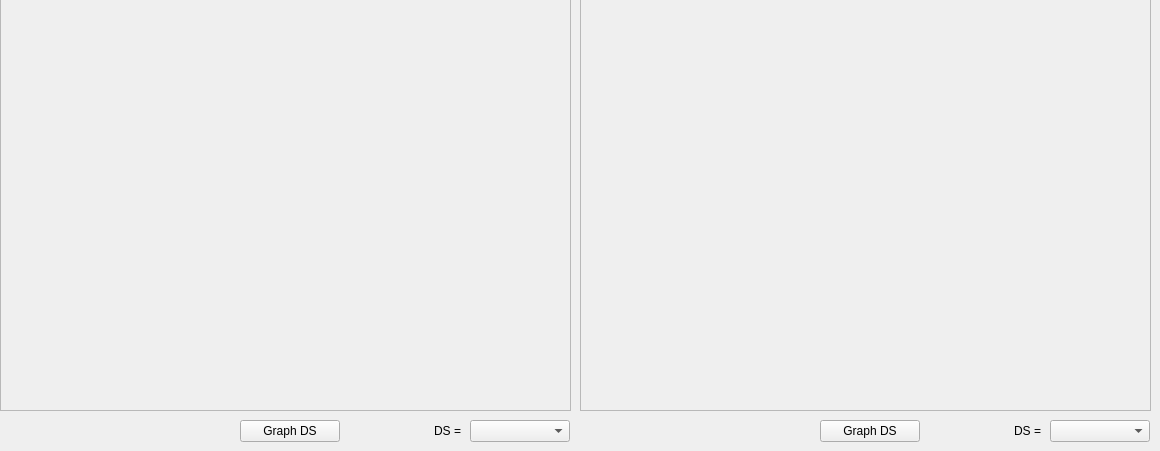
        <widget class="QWidget" name="FragilityDS">
         <attribute name="title">
          <string>Fragility by DS</string>
         </attribute>
         <widget class="QFrame" name="frame_FCS_tax_2">
          <property name="geometry">
           <rect>
            <x>580</x>
            <y>-10</y>
            <width>571</width>
            <height>421</height>
           </rect>
          </property>
          <property name="frameShape">
           <enum>QFrame::StyledPanel</enum>
          </property>
          <property name="frameShadow">
           <enum>QFrame::Raised</enum>
          </property>
          <widget class="QWidget" name="verticalLayoutWidget_42">
           <property name="geometry">
            <rect>
             <x>0</x>
             <y>10</y>
             <width>571</width>
             <height>411</height>
            </rect>
           </property>
           <layout class="QVBoxLayout" name="graph_FCS_tax_2"/>
          </widget>
         </widget>
         <widget class="QFrame" name="frame_FCS_tax_1">
          <property name="geometry">
           <rect>
            <x>0</x>
            <y>-10</y>
            <width>571</width>
            <height>421</height>
           </rect>
          </property>
          <property name="frameShape">
           <enum>QFrame::StyledPanel</enum>
          </property>
          <property name="frameShadow">
           <enum>QFrame::Raised</enum>
          </property>
          <widget class="QWidget" name="verticalLayoutWidget_43">
           <property name="geometry">
            <rect>
             <x>0</x>
             <y>10</y>
             <width>571</width>
             <height>411</height>
            </rect>
           </property>
           <layout class="QVBoxLayout" name="graph_FCS_tax_1"/>
          </widget>
         </widget>
         <widget class="QLabel" name="DS_graph_Label_1">
          <property name="geometry">
           <rect>
            <x>360</x>
            <y>420</y>
            <width>101</width>
            <height>21</height>
           </rect>
          </property>
          <property name="text">
           <string>DS =</string>
          </property>
          <property name="alignment">
           <set>Qt::AlignRight|Qt::AlignTrailing|Qt::AlignVCenter</set>
          </property>
         </widget>
         <widget class="QComboBox" name="DS_graph_Value_1">
          <property name="geometry">
           <rect>
            <x>470</x>
            <y>420</y>
            <width>100</width>
            <height>22</height>
           </rect>
          </property>
         </widget>
         <widget class="QComboBox" name="DS_graph_Value_2">
          <property name="geometry">
           <rect>
            <x>1050</x>
            <y>420</y>
            <width>100</width>
            <height>22</height>
           </rect>
          </property>
         </widget>
         <widget class="QLabel" name="DS_graph_Label_2">
          <property name="geometry">
           <rect>
            <x>940</x>
            <y>420</y>
            <width>101</width>
            <height>21</height>
           </rect>
          </property>
          <property name="text">
           <string>DS =</string>
          </property>
          <property name="alignment">
           <set>Qt::AlignRight|Qt::AlignTrailing|Qt::AlignVCenter</set>
          </property>
         </widget>
         <widget class="QPushButton" name="Graph_DS_1">
          <property name="geometry">
           <rect>
            <x>240</x>
            <y>420</y>
            <width>100</width>
            <height>22</height>
           </rect>
          </property>
          <property name="text">
           <string>Graph DS</string>
          </property>
         </widget>
         <widget class="QPushButton" name="Graph_DS_2">
          <property name="geometry">
           <rect>
            <x>820</x>
            <y>420</y>
            <width>100</width>
            <height>22</height>
           </rect>
          </property>
          <property name="text">
           <string>Graph DS</string>
          </property>
         </widget>
        </widget>
